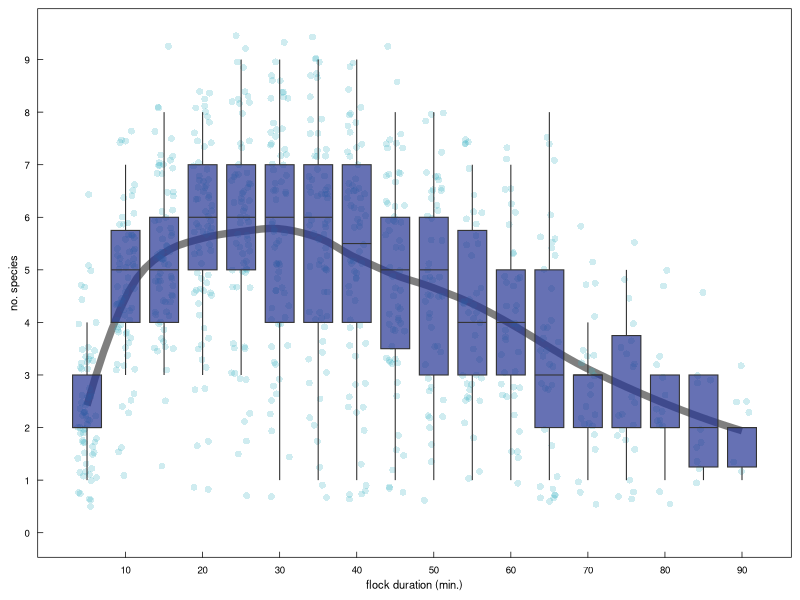
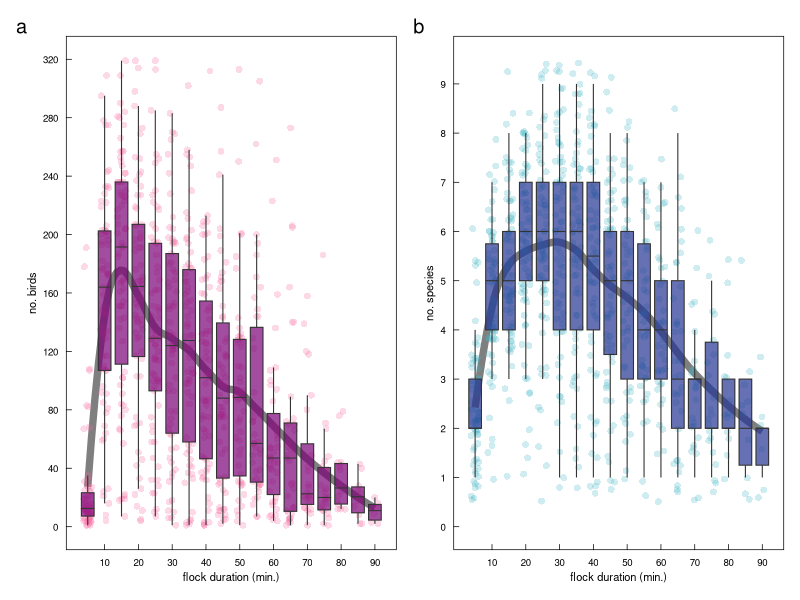

These figures' R source, in order:
#### this script is basic reporting on collpa morning flock size and spp richness
#### should be figure #0 in the manuscript
#### will have photos composited with figures 


library(ggplot2)      # plotting and viz
library(plyr)         # legacy df manipulation
library(dplyr)        # variable grouping and manipulation
library(reshape)      # legacy df manipulation
library(data.table)   # legacy functions on df 
library(tidyr)        # gathering and spreading
library(zoo)          # roll mean
library(ggthemes)     # helpful ggplot themes
library(forcats)
library(scales)
library(RColorBrewer) # pretty colors
library(ggridges)
library(colorspace)
library(patchwork)
library(lubridate)    # formatting times dates


# custom ggplot theme
themeKV <- theme_few()+
  theme(strip.background = element_blank(),
        axis.line = element_blank(),
        axis.text.x = element_text(colour = "black", margin = margin(0.2, unit = "cm")),
        axis.text.y = element_text(colour = "black", margin = margin(c(1, 0.2), unit = "cm")),
        axis.ticks.x = element_line(colour = "black", linewidth=.25), 
        axis.ticks.y = element_line(colour = "black", linewidth=.25),
        axis.ticks.length=unit(-0.15, "cm"), 
        element_line(colour = "black", linewidth=.5),
        panel.border = element_rect(colour = "black", fill=NA, linewidth=.5),
        legend.title=element_blank(),
        strip.text=element_text(hjust=0))

#### read in raw survey data
# setwd("/Users/kylevanhoutan/colpa_flock/")
DF <- read.csv('data/survey_talldb0.csv')


#### subset full data set for just time/hour occurrence observation data 
# first remove unnecessary columns 
survey <- subset(DF, select = c(DATE, DAY, MIN_morn, SPECIES, COUNT)) # subset full dataset for only columns of interest
head(survey)

survey1 <- survey %>% 
  filter(!(MIN_morn == 'NA')) %>%  # remove rows with NA values, after the morning flock
  filter(!(COUNT == 0)) %>% # remove rows with 0 birds counted
  filter(!(MIN_morn > 90)) # remove rows >90min, as n=1 birds from 95-130min

# count the no. birds on collpa on each day, at each 5min interval
flock_birds <- survey1 %>% # new DF with only 3 cols: DAY, MIN_morn, and new summation
  group_by(DAY, MIN_morn) %>% 
  summarise(total_birds=sum(COUNT)) %>% # total_birds is the new sum/operator col
  ungroup()

  
# count the species richness on collpa on each day, at each 5min interval
flock_spp <- survey1 %>% # repeating form immediately above
  group_by(DAY, MIN_morn) %>% 
  summarise(spp_rich=n_distinct(SPECIES)) %>% # 'n_distinct' sums unique category/character entries in group
  ungroup()
  
#now make plots with new DFs
# make box plot of birds by monitoring interval
p1 <- ggplot(flock_birds, aes(x=MIN_morn, y=total_birds)) +
  themeKV + theme(axis.text.y = element_text(size = 7), axis.text.x = element_text(size = 7),
                  axis.title.x = element_text(size = 8),axis.title.y = element_text(size = 8),
                  legend.position = "none") + 
  geom_line(stat="smooth", method = "loess", formula = y ~ x, 
            span = 0.4, se = FALSE, linewidth = 2.5, alpha = 0.5) +
  geom_jitter(alpha=0.25, color="#f768a1", shape=16, size=2, width=1.25, height=0) +  
  geom_boxplot(aes(group = MIN_morn),
               outlier.shape = NA, # remove outliers, WE HAVE JITTER
               fatten=1, # NULL = remove median line
               fill = "#7a0177", coef = 1, # whiskers sd =1 
               lwd=0.375, alpha = 0.7) +
    xlab("flock duration (min.)") +
  ylab("no. birds") +
  scale_x_continuous(breaks = seq(10, 100, by = 10), limits = c(3,92)) +
  scale_y_continuous(breaks = seq(0, 350, by = 40), limits = c(0,320))

# make box plot of spp richness by monitoring interval
p2 <- ggplot(flock_spp, aes(x=MIN_morn, y=spp_rich)) +
  themeKV + theme(axis.text.y = element_text(size = 7), axis.text.x = element_text(size = 7),
                  axis.title.x = element_text(size = 8),axis.title.y = element_text(size = 8),
                  legend.position = "none") + 
  geom_line(stat="smooth", method = "loess", formula = y ~ x, 
            span = 0.4, se = FALSE, linewidth = 2.5, alpha = 0.5) +
  geom_jitter(alpha=0.25, color="#41b6c4", shape=16, size=2, width=1.25, height=0.5) +  
  geom_boxplot(aes(group = MIN_morn),
               outlier.shape = NA, # remove outliers, WE HAVE JITTER
               fatten=1, # NULL = remove median line, we're doing LOESS
               fill = "#253494", coef = 1, # whiskers sd =1 
               lwd=0.375, alpha = 0.7) +
  xlab("flock duration (min.)") +
  ylab("no. species") +
  scale_x_continuous(breaks = seq(10, 90, by = 10), limits = c(3,92)) +
  scale_y_continuous(breaks = seq(0, 14, by = 1), limits = c(0,9.5))
p2

# patch them together
layout <- "
AB"
p1 + p2 + 
  plot_layout(design = layout) +
  plot_annotation(tag_levels = 'a') # add panel labels a, b, c... etc


# END  
